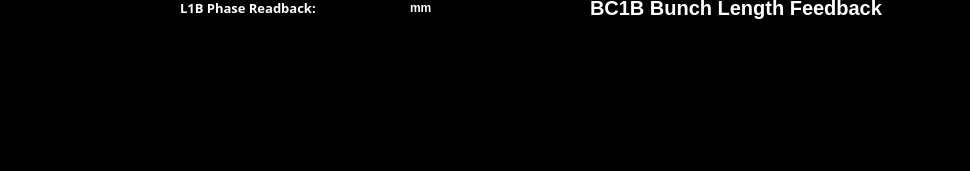
      <widget class="QWidget" name="c_BC1B_BL" native="true">
       <property name="styleSheet">
        <string notr="true">background-color:black</string>
       </property>
       <widget class="PyDMTimePlot" name="PyDMTimePlot_5">
        <property name="geometry">
         <rect>
          <x>0</x>
          <y>26</y>
          <width>961</width>
          <height>136</height>
         </rect>
        </property>
        <property name="toolTip">
         <string/>
        </property>
        <property name="yAxes">
         <stringlist>
          <string>{&quot;name&quot;: &quot;Axis 1&quot;, &quot;orientation&quot;: &quot;left&quot;, &quot;label&quot;: null, &quot;minRange&quot;: -1.0, &quot;maxRange&quot;: 1.0, &quot;autoRange&quot;: true, &quot;logMode&quot;: false}</string>
          <string>{&quot;name&quot;: &quot;New Axis 1&quot;, &quot;orientation&quot;: &quot;right&quot;, &quot;label&quot;: null, &quot;minRange&quot;: -1.0, &quot;maxRange&quot;: 1.0, &quot;autoRange&quot;: true, &quot;logMode&quot;: false}</string>
         </stringlist>
        </property>
        <property name="curves">
         <stringlist>
          <string>{&quot;channel&quot;: &quot;ca://PHYS:SYS0:1:SCLFB_L1B_BL_MEAS&quot;, &quot;plot_style&quot;: null, &quot;name&quot;: &quot;BC1B BL (fs)&quot;, &quot;color&quot;: &quot;#0a84ff&quot;, &quot;lineStyle&quot;: 1, &quot;lineWidth&quot;: 2, &quot;symbol&quot;: null, &quot;symbolSize&quot;: 10, &quot;yAxisName&quot;: &quot;Axis 1&quot;, &quot;barWidth&quot;: null, &quot;upperThreshold&quot;: null, &quot;lowerThreshold&quot;: null, &quot;thresholdColor&quot;: &quot;white&quot;}</string>
         </stringlist>
        </property>
        <property name="timeSpan">
         <double>300.000000000000000</double>
        </property>
        <property name="updateInterval">
         <double>0.100000000000000</double>
        </property>
       </widget>
       <widget class="QLabel" name="label_5">
        <property name="geometry">
         <rect>
          <x>590</x>
          <y>-5</y>
          <width>341</width>
          <height>26</height>
         </rect>
        </property>
        <property name="font">
         <font>
          <pointsize>15</pointsize>
          <weight>75</weight>
          <bold>true</bold>
         </font>
        </property>
        <property name="styleSheet">
         <string notr="true">background-color: black;
color:rgb(255, 255, 255)</string>
        </property>
        <property name="text">
         <string>BC1B Bunch Length Feedback</string>
        </property>
       </widget>
       <widget class="PyDMByteIndicator" name="PyDMByteIndicator_3">
        <property name="geometry">
         <rect>
          <x>565</x>
          <y>0</y>
          <width>41</width>
          <height>16</height>
         </rect>
        </property>
        <property name="toolTip">
         <string/>
        </property>
        <property name="styleSheet">
         <string notr="true">background-color: black;</string>
        </property>
        <property name="alarmSensitiveContent" stdset="0">
         <bool>false</bool>
        </property>
        <property name="alarmSensitiveBorder" stdset="0">
         <bool>true</bool>
        </property>
        <property name="PyDMToolTip" stdset="0">
         <string/>
        </property>
        <property name="channel" stdset="0">
         <string>PHYS:SYS0:1:SCLFB_L1B_BL</string>
        </property>
        <property name="offColor" stdset="0">
         <color>
          <red>120</red>
          <green>120</green>
          <blue>120</blue>
         </color>
        </property>
        <property name="showLabels" stdset="0">
         <bool>true</bool>
        </property>
        <property name="bigEndian" stdset="0">
         <bool>false</bool>
        </property>
        <property name="circles" stdset="0">
         <bool>false</bool>
        </property>
        <property name="numBits" stdset="0">
         <number>1</number>
        </property>
        <property name="shift" stdset="0">
         <number>0</number>
        </property>
        <property name="labels" stdset="0">
         <stringlist>
          <string></string>
         </stringlist>
        </property>
       </widget>
       <widget class="QLabel" name="label_10">
        <property name="geometry">
         <rect>
          <x>180</x>
          <y>-5</y>
          <width>156</width>
          <height>26</height>
         </rect>
        </property>
        <property name="font">
         <font>
          <family>Sans Serif</family>
          <pointsize>10</pointsize>
          <weight>75</weight>
          <italic>false</italic>
          <bold>true</bold>
         </font>
        </property>
        <property name="styleSheet">
         <string notr="true">background-color: black;
color:rgb(255, 255, 255)</string>
        </property>
        <property name="text">
         <string>L1B Phase Readback:</string>
        </property>
       </widget>
       <widget class="PyDMLabel" name="PyDMLabel_3">
        <property name="geometry">
         <rect>
          <x>340</x>
          <y>0</y>
          <width>61</width>
          <height>15</height>
         </rect>
        </property>
        <property name="font">
         <font>
          <pointsize>11</pointsize>
          <weight>75</weight>
          <bold>true</bold>
         </font>
        </property>
        <property name="toolTip">
         <string/>
        </property>
        <property name="styleSheet">
         <string notr="true">background-color:black; color:rgb(0, 255, 0);</string>
        </property>
        <property name="alignment">
         <set>Qt::AlignRight|Qt::AlignTrailing|Qt::AlignVCenter</set>
        </property>
        <property name="precision" stdset="0">
         <number>0</number>
        </property>
        <property name="channel" stdset="0">
         <string>ACCL:L1B:0200:AL:BETA</string>
        </property>
       </widget>
       <widget class="QLabel" name="label_16">
        <property name="geometry">
         <rect>
          <x>410</x>
          <y>0</y>
          <width>59</width>
          <height>15</height>
         </rect>
        </property>
        <property name="font">
         <font>
          <weight>75</weight>
          <bold>true</bold>
         </font>
        </property>
        <property name="styleSheet">
         <string notr="true">color:white</string>
        </property>
        <property name="text">
         <string>mm</string>
        </property>
       </widget>
       <zorder>PyDMTimePlot_5</zorder>
       <zorder>PyDMByteIndicator_3</zorder>
       <zorder>label_5</zorder>
       <zorder>label_10</zorder>
       <zorder>PyDMLabel_3</zorder>
       <zorder>label_16</zorder>
      </widget>
